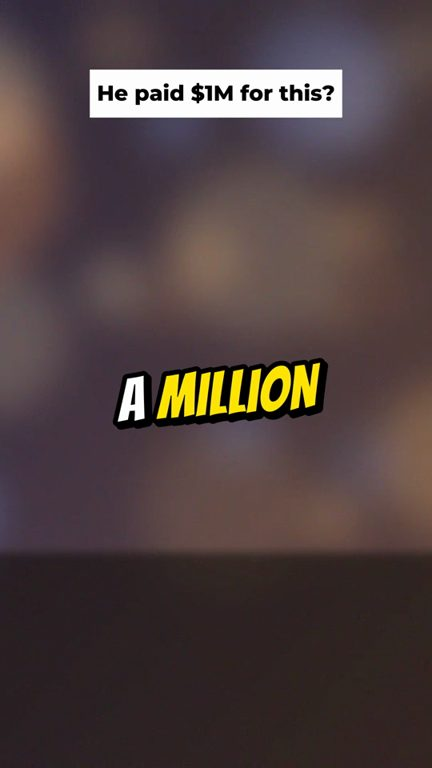
#> input picture website/img/style-beast.jpg, 432 x 768 px
$ python -i media.py   (imports and definitions only)
#> lines starting #> are read from the running program, lines starting #| are printed output that depends on the picture
#> further down, picture is the input picture: PIL image 432x768 RGB; mean R, G, B 79.8, 65.4, 64.8
"""Fetch openly-licensed media per shot, filter for quality, keep the best few.

Queries the Openverse API only (add other sources once the filter is tuned).
Never scrapes: everything returned carries a licence.
"""
from __future__ import annotations

import csv
import hashlib
import io
import logging
import re
import time
from pathlib import Path

import requests
from PIL import Image

from pipeline import state as st

log = logging.getLogger(__name__)

OPENVERSE = "https://api.openverse.org/v1/images/"
UA = {"User-Agent": "video-pipeline/0.1 (personal documentary project)"}


def slugify(text: str, limit: int = 40) -> str:
    s = re.sub(r"[^a-z0-9]+", "-", text.lower()).strip("-")
    return s[:limit].rstrip("-") or "shot"


# [10 lines left out: function search, not called in this run]


def sharpness(img: Image.Image) -> float:
    """Variance-of-Laplacian, computed with Pillow only (no OpenCV needed)."""
    from PIL import ImageFilter

    g = img.convert("L").resize((512, 512))
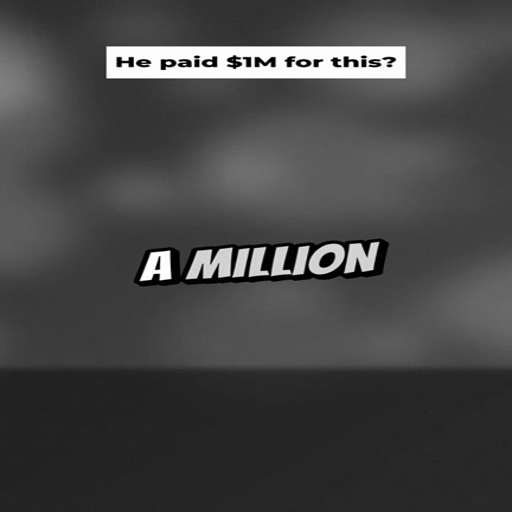
#> g: PIL image 512x512 L; min 0, max 255, mean 69.6
    lap = g.filter(ImageFilter.FIND_EDGES)
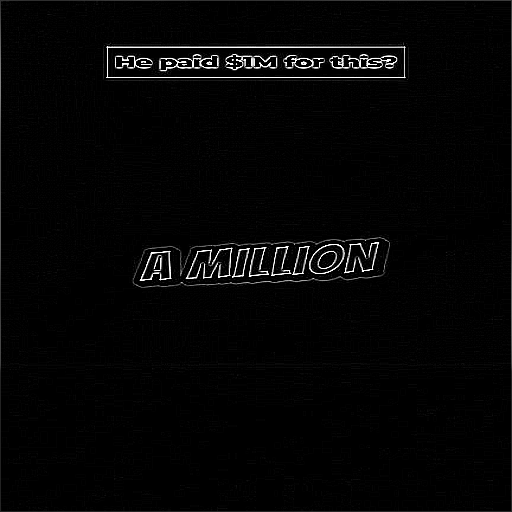
#> lap: PIL image 512x512 L; min 0, max 255, mean 5.1
    px = list(lap.getdata())
#> px = 262144 items
    mean = sum(px) / len(px)
#> mean = 5.09
    return sum((p - mean) ** 2 for p in px) / len(px)


# [127 lines left out: functions phash, assess, run, not called in this run]

>>> from PIL import Image
>>> picture = Image.open('../../../website/img/style-beast.jpg')
>>> result = sharpness(picture)
#> result = 723.8
